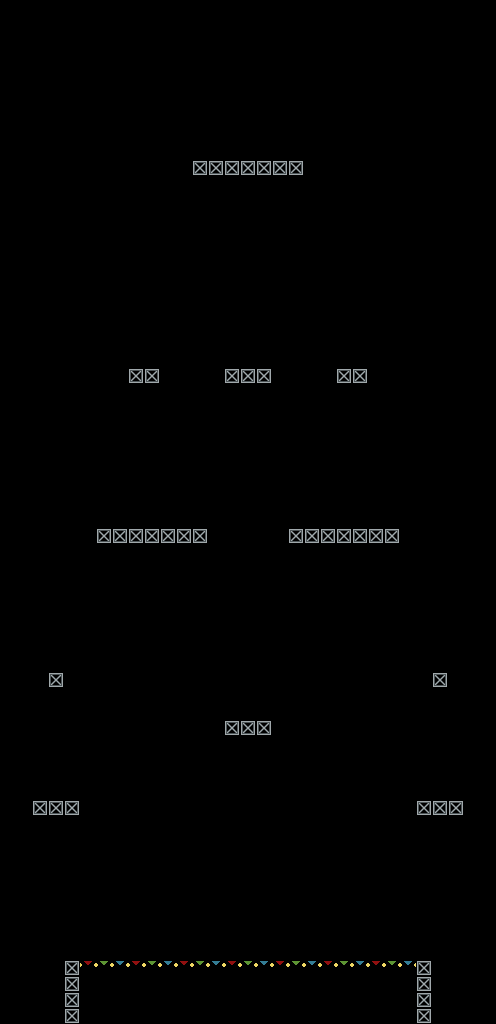

A 2D game scene composited from a Tiled map and its tileset images. What follows is a short description and the map's XML, with each tile layer's data collapsed to a summary:
An orthogonal 31x64 tile map with 16x16 px tiles, 1 tile layer (floor) and 89 objects.

<map version="1.10" tiledversion="1.10.2" orientation="orthogonal" renderorder="right-down" width="31" height="64" tilewidth="16" tileheight="16" infinite="0" nextlayerid="3" nextobjectid="108">
 <tileset firstgid="1" name="tiles" tilewidth="16" tileheight="16" tilecount="20" columns="10">
  <image source="tiles.png" width="160" height="32" />
 </tileset>
 <layer id="1" name="floor" width="31" height="64">
  <data>[1984 cells, 131 non-empty, 5 distinct tile ids]</data>
 </layer>
 <objectgroup id="2" name="obstacles">
  <object id="1" gid="17" x="240" y="960" width="16" height="16" />
  <object id="2" gid="16" x="240" y="960" width="16" height="16" />
  <object id="3" gid="7" x="320" y="960" width="16" height="16" />
  <object id="4" gid="7" x="160" y="960" width="16" height="16" />
  <object id="5" gid="12" x="112" y="528" width="16" height="16">
   <properties>
    <property name="targetX" value="12" />
   </properties>
  </object>
  <object id="6" gid="12" x="368" y="528" width="16" height="16">
   <properties>
    <property name="targetX" value="20" />
   </properties>
  </object>
  <object id="7" gid="11" x="240" y="160" width="16" height="16" />
  <object id="8" gid="14" x="416" y="240" width="16" height="16" />
  <object id="9" gid="14" x="400" y="240" width="16" height="16" />
  <object id="10" gid="14" x="368" y="240" width="16" height="16" />
  <object id="11" gid="14" x="384" y="240" width="16" height="16" />
  <object id="12" gid="14" x="432" y="240" width="16" height="16" />
  <object id="13" gid="14" x="112" y="240" width="16" height="16" />
  <object id="15" gid="14" x="96" y="240" width="16" height="16" />
  <object id="16" gid="14" x="80" y="240" width="16" height="16" />
  <object id="17" gid="14" x="64" y="240" width="16" height="16" />
  <object id="18" gid="14" x="48" y="240" width="16" height="16" />
  <object id="19" gid="14" x="352" y="240" width="16" height="16" />
  <object id="20" gid="14" x="128" y="240" width="16" height="16" />
  <object id="22" gid="14" x="208" y="320" width="16" height="16" />
  <object id="23" gid="14" x="224" y="320" width="16" height="16" />
  <object id="24" gid="14" x="240" y="320" width="16" height="16" />
  <object id="25" gid="14" x="256" y="320" width="16" height="16" />
  <object id="26" gid="14" x="272" y="320" width="16" height="16" />
  <object id="27" gid="7" x="224" y="304" width="16" height="16" />
  <object id="28" gid="7" x="256" y="304" width="16" height="16" />
  <object id="29" gid="6" x="416" y="224" width="16" height="16" />
  <object id="30" gid="6" x="368" y="224" width="16" height="16" />
  <object id="31" gid="6" x="64" y="224" width="16" height="16" />
  <object id="32" gid="6" x="112" y="224" width="16" height="16" />
  <object id="33" gid="14" x="208" y="464" width="16" height="16" />
  <object id="34" gid="14" x="272" y="464" width="16" height="16" />
  <object id="35" gid="14" x="400" y="464" width="16" height="16" />
  <object id="37" gid="14" x="80" y="464" width="16" height="16" />
  <object id="38" gid="7" x="400" y="448" width="16" height="16" />
  <object id="39" gid="7" x="80" y="448" width="16" height="16" />
  <object id="40" gid="6" x="208" y="448" width="16" height="16" />
  <object id="41" gid="6" x="272" y="448" width="16" height="16" />
  <object id="42" gid="6" x="144" y="528" width="16" height="16" />
  <object id="43" gid="6" x="336" y="528" width="16" height="16" />
  <object id="44" gid="13" x="48" y="672" width="16" height="16" />
  <object id="45" gid="13" x="432" y="672" width="16" height="16" />
  <object id="46" gid="13" x="240" y="720" width="16" height="16" />
  <object id="50" gid="14" x="352" y="640" width="16" height="16" />
  <object id="51" gid="14" x="128" y="640" width="16" height="16" />
  <object id="54" gid="7" x="128" y="624" width="16" height="16" />
  <object id="55" gid="7" x="352" y="624" width="16" height="16" />
  <object id="56" gid="14" x="240" y="816" width="16" height="16" />
  <object id="57" gid="8" x="240" y="800" width="16" height="16" />
  <object id="58" gid="14" x="352" y="864" width="16" height="16" />
  <object id="59" gid="14" x="368" y="864" width="16" height="16" />
  <object id="60" gid="14" x="144" y="864" width="16" height="16" />
  <object id="61" gid="14" x="128" y="864" width="16" height="16" />
  <object id="62" gid="7" x="368" y="848" width="16" height="16" />
  <object id="63" gid="7" x="128" y="848" width="16" height="16" />
  <object id="64" gid="6" x="352" y="848" width="16" height="16" />
  <object id="65" gid="6" x="144" y="848" width="16" height="16" />
  <object id="69" gid="14" x="368" y="128" width="16" height="16" />
  <object id="70" gid="14" x="112" y="128" width="16" height="16" />
  <object id="71" gid="6" x="112" y="112" width="16" height="16" />
  <object id="72" gid="6" x="368" y="112" width="16" height="16" />
  <object id="73" gid="7" x="16" y="976" width="16" height="16" />
  <object id="74" gid="7" x="464" y="976" width="16" height="16" />
  <object id="75" gid="5" x="128" y="368" width="16" height="16" />
  <object id="76" gid="5" x="144" y="368" width="16" height="16" />
  <object id="77" gid="5" x="336" y="368" width="16" height="16" />
  <object id="78" gid="5" x="352" y="368" width="16" height="16" />
  <object id="79" gid="14" x="288" y="464" width="16" height="16" />
  <object id="80" gid="14" x="192" y="464" width="16" height="16" />
  <object id="83" gid="14" x="304" y="688" width="16" height="16" />
  <object id="84" gid="14" x="176" y="688" width="16" height="16" />
  <object id="88" gid="14" x="240" y="608" width="16" height="16" />
  <object id="89" gid="5" x="32" y="800" width="16" height="16" />
  <object id="90" gid="5" x="448" y="800" width="16" height="16" />
  <object id="91" gid="13" x="192" y="960" width="16" height="16" />
  <object id="92" gid="13" x="288" y="960" width="16" height="16" />
  <object id="93" gid="6" x="240" y="592" width="16" height="16" />
  <object id="94" gid="6" x="176" y="672" width="16" height="16" />
  <object id="96" gid="6" x="304" y="672" width="16" height="16" />
  <object id="97" gid="6" x="64" y="800" width="16" height="16" />
  <object id="98" gid="6" x="416" y="800" width="16" height="16" />
  <object id="99" gid="5" x="384" y="960" width="16" height="16" />
  <object id="100" gid="5" x="400" y="960" width="16" height="16" />
  <object id="101" gid="5" x="80" y="960" width="16" height="16" />
  <object id="102" gid="5" x="96" y="960" width="16" height="16" />
  <object id="104" gid="6" x="432" y="656" width="16" height="16" />
  <object id="105" gid="6" x="48" y="656" width="16" height="16" />
  <object id="106" gid="7" x="448" y="752" width="16" height="16" />
  <object id="107" gid="7" x="32" y="752" width="16" height="16" />
 </objectgroup>
</map>
